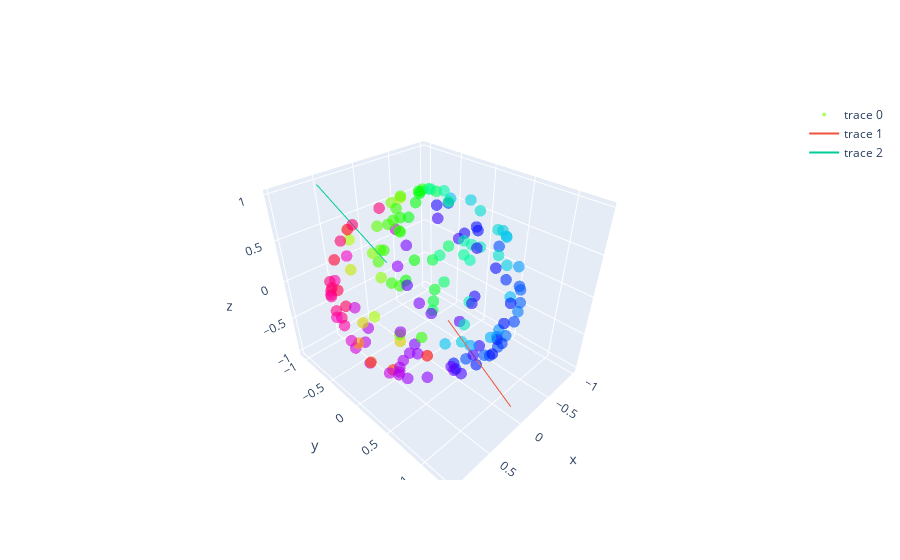

The cell this chart's notebook holds for it:
### Code cell
"""
RECIVE circ_coords
"""

df = pd.read_csv("point_color.csv")

start_end = pd.read_csv("start_end0_start_end1.csv")

x = df.iloc[:,0]
y = df.iloc[:,1]
z = df.iloc[:,2]
c = df.iloc[:,3]
print(len(x))
fig = go.Figure(data=[go.Scatter3d(
    x=x,
    y=y,
    z=z,
    mode='markers',
    text = [str(i) for i in range(len(x))],
    marker=dict(
        size=4,
        color = c,             # set color to an array/list of desired values
        colorscale='HSV',
        # choose a colorscale
        opacity=0.6
    )
)])

fig.add_trace(go.Scatter3d(x = start_end.iloc[0,:2], y = start_end.iloc[1,:2], z = start_end.iloc[2,:2], mode = "lines"))
fig.add_trace(go.Scatter3d(x = start_end.iloc[0,2:], y = start_end.iloc[1,2:], z = start_end.iloc[2,2:], mode = "lines"))

#fig.update_layout(margin=dict(l=0, r=0, b=0, t=0))
fig.show()

### Figure 1 — Plotly figure (JSON) as saved in the notebook; plotly's stock layout.template omitted (floating-point values rounded to 4 significant figures; data arrays with more than 128 entries replaced by an {"elided": "..."} marker saying what was removed)
{"data": [{"marker": {"color": {"elided": "150 float values"}, "colorscale": [[0, "#ff0000"], [0.1111, "#ffa700"], [0.2222, "#afff00"], [0.3333, "#08ff00"], [0.4444, "#00ff9f"], [0.5556, "#00b7ff"], [0.6667, "#0010ff"], [0.7778, "#9700ff"], [0.8889, "#ff00bf"], [1, "#ff0000"]], "opacity": 0.6, "size": 4}, "mode": "markers", "text": {"elided": "150 str values"}, "type": "scatter3d", "x": {"elided": "150 float values"}, "y": {"elided": "150 float values"}, "z": {"elided": "150 float values"}}, {"mode": "lines", "type": "scatter3d", "x": [0.1119, 0.08725], "y": [1.299, 0.4121], "z": [-0.7668, -0.1983]}, {"mode": "lines", "type": "scatter3d", "x": [0.2522, 0.5121], "y": [-0.3263, -1.045], "z": [0.2445, 0.9699]}], "layout": {}}
